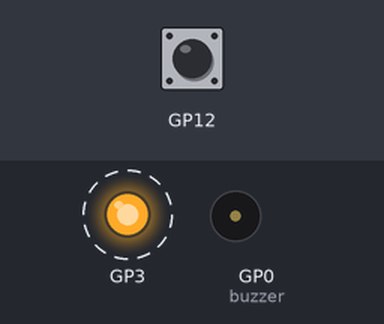
The program below on a simulated Raspberry Pi Pico running MicroPython. Shown: output pins drawn as LEDs (lit = HIGH), buzzer (waves = sounding). Dashed ring = blinking. The test bench sets the inputs (shaded band); at power-on: GP12 HIGH.

Above: at 0.87 s.
1.3 s: GP12 pulled LOW for 0.15 s
At 2.5 s:
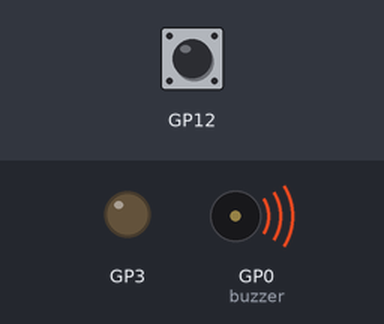
2.9 s: GP12 pulled LOW for 1 s
At 3.37 s:
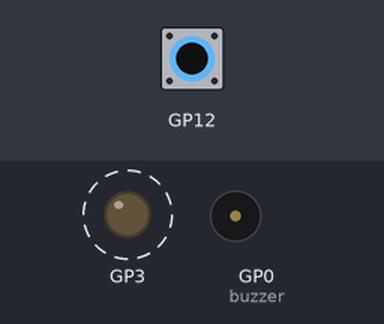
5.9 s: GP12 pulled LOW for 3.2 s
At 6.2 s:
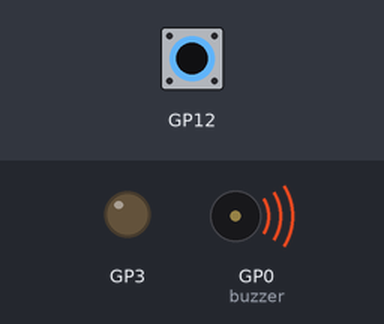
Timing chart, 0 to 8.9 s (numbered marks = the images above; inputs shaded):
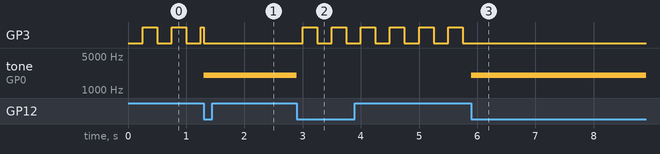

The program:

PicoGPIO.py
```python
from machine import Pin
from machine import Timer
from machine import PWM
import time

LEDtimer = Timer()

pin = Pin

# 28 GPIO, do not use pin 3, 8, 13, 18 on left (GND pins.)

# Buzzer: Pin 1 (GP0) -> 2 kHz operation (less than 1 ms T -> PWM)
# LED: Pin 5 (GP3) -> 2 Hz blinking operation
# Button: Pin 16 (GP12) -> Toggle for buzzer

buzzer = PWM(Pin(0))
buzzer.freq(2000)
buzzer.duty_u16(0) # 16-bit register where 2^16 = 65535 = 100%
                       # 32768 = 2^15 = 50% duty cycle

led = pin(3, pin.OUT)

button = pin(12, pin.IN, pin.PULL_UP)

buzzer_on = False
last_press = time.ticks_ms()

def timer_2Hz(timer):

    if not buzzer_on:
        led.toggle()

    else:
        led.off()

def button_pressed(pin):
    global led_on
    global buzzer_on
    global last_press
    global frequency

    now = time.ticks_ms()

    if time.ticks_diff(now,last_press) < 200:
        return

    last_press = now

    if buzzer_on:
        buzzer.duty_u16(0)
        buzzer_on = False
    else:
        buzzer.duty_u16(32768)
        buzzer_on = True
        led.off()

LEDtimer.init(
    period = 250, # 500 ms = 1/2 sec = 2 Hz
    mode = Timer.PERIODIC,
    callback = timer_2Hz
)

button.irq(
    trigger = Pin.IRQ_FALLING,
    handler = button_pressed
)
```

Measured:
- after the input at 1.3 s, tone on GP0 (buzzer): silent → 2000 Hz at once
- after the input at 2.9 s, GP3: alternates HIGH for 0.25 s and LOW for 0.25 s, starting after 0.10 s; tone on GP0 (buzzer): 2000 Hz → silent at once
- after the input at 5.9 s, GP3: stops changing and stays LOW; tone on GP0 (buzzer): silent → 2000 Hz at once
